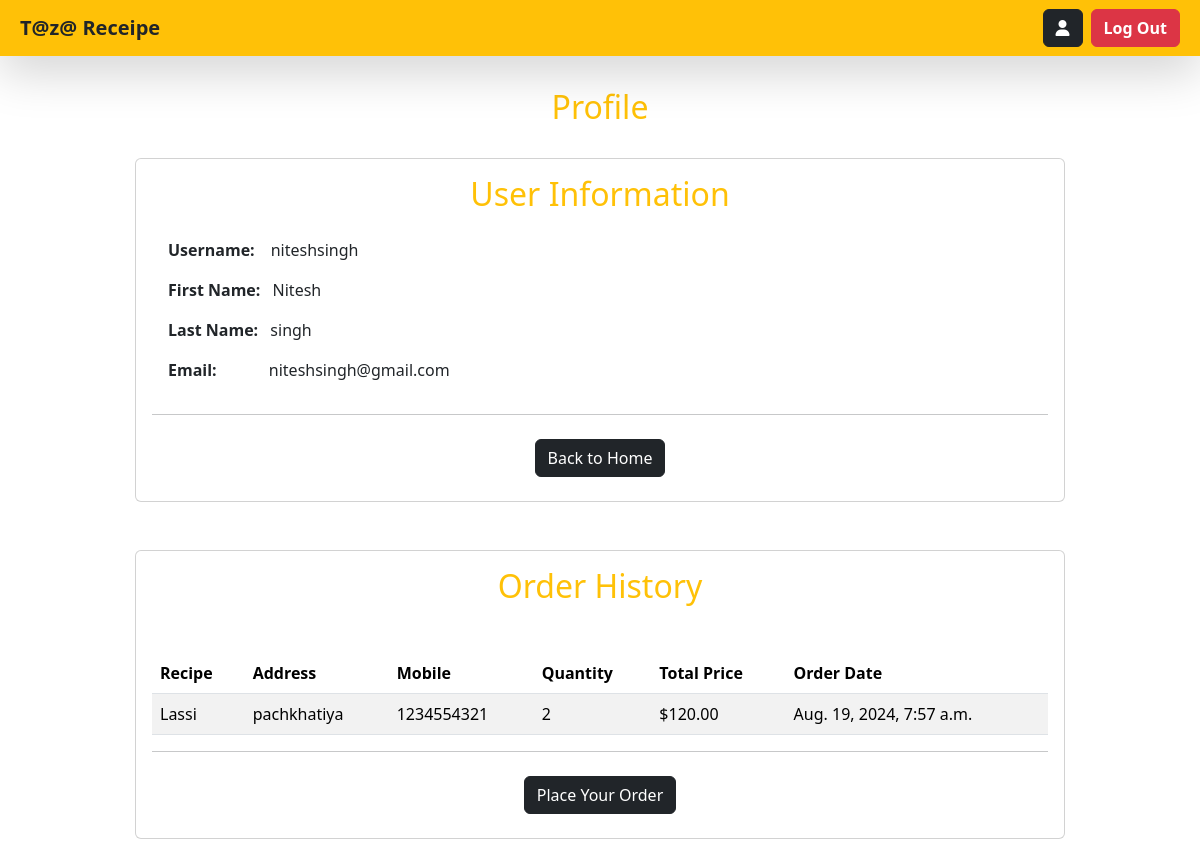
Screenshot of /profile/ (signed in) with the database file from the repository.
### my_app/models.py (models this page shows, shortened)
class Order(models.Model):
    user = models.ForeignKey(User, on_delete=models.CASCADE)
    recipe = models.ForeignKey(Recipe, on_delete=models.CASCADE)
    address = models.CharField(max_length=255)
    phone_number = models.CharField(max_length=15)
    quantity = models.PositiveIntegerField()
    total_price = models.DecimalField(max_digits=10, decimal_places=2)
    created_at = models.DateTimeField(auto_now_add=True)

class Recipe(models.Model):
    name = models.CharField(max_length=255)
    description = models.TextField()
    price = models.DecimalField(max_digits=10, decimal_places=2)
    image = models.ImageField(upload_to='recipes/' , default='default_image.jpg')
    created_at = models.DateTimeField(auto_now_add=True)

### my_app/views.py (the view)
# urls.py: path('profile/', profile_page, name='profile'),
def profile_page(request):
    user = request.user
    orders = Order.objects.filter(user=user).order_by('-id')
    return render(request, 'profile.html', {'user': user, 'orders': orders})

### my_app/templates/profile.html (shortened to what this page needs)
{% extends 'base.html' %}
{% block content %}
<div class="container mt-4">
    <h2 class="text-center p-2 mt-3 mb-4 text-warning">Profile</h2>
        <div class="col-10 mx-auto mb-5">
            <div class="card">
                <div class="card-body">
                    <h2 class="card-title text-center text-warning">User Information</h2>
                    <div class="p-3">
                        <p class="card-text"><strong class="me-3">Username:</strong>{{ user.username }}</p>
                        <p class="card-text"><strong class="me-2">First Name:</strong> {{ user.first_name }}</p>
                        <p class="card-text"><strong class="me-2">Last Name:</strong> {{ user.last_name }}</p>
                        <p class="card-text"><strong class="me-5">Email:</strong> {{ user.email }}</p>
                    </div><hr>
                    <div class="mt-4 mb-2 text-center">
                        <a href="{% url 'home' %}"><button  class="btn btn-dark">Back to Home</button></a>
                    </div>
                </div>
            </div>
        </div>
        <div class="col-10 mx-auto mb-5">
            <div class="card">
                <div class="card-body">
                    <h2 class="card-title text-center text-warning mb-5">Order History</h2>
                    <div class="table-responsive">
                        <table class="table table-striped">
                            <thead>
                                <tr>
                                    <th>Recipe</th>
                                    <th>Address</th>
                                    <th>Mobile</th>
                                    <th>Quantity</th>
                                    <th>Total Price</th>
                                    <th>Order Date</th>
                                </tr>
                            </thead>
                            <tbody>
                                {% for order in orders %}
                                    <tr>
                                        <td>{{ order.recipe.name }}</td>
                                        <td>{{ order.address }}</td>
                                        <td>{{ order.phone_number }}</td>
                                        <td>{{ order.quantity }}</td>
                                        <td>${{ order.total_price }}</td>
                                        <td>{{ order.created_at }}</td>
                                    </tr>
                                {% endfor %}
                            </tbody>
                        </table><hr>
                        <div class="mt-4 mb-2 text-center">
                            <a href="{% url 'home' %}"><button  class="btn btn-dark">Place Your Order</button></a>
                        </div>
                    </div>
                </div>
            </div>
        </div>
</div>
{% endblock %}

### rows the page displays
Order: recipe.name "Lassi", address "pachkhatiya", phone_number "1234554321", quantity "2", total_price "120.00", created_at "Aug. 19, 2024, 7:57 a.m."

### other values shown
{{ user.username }} "niteshsingh"
{{ user.first_name }} "Nitesh"
{{ user.last_name }} "singh"
{{ user.email }} "niteshsingh@gmail.com"
